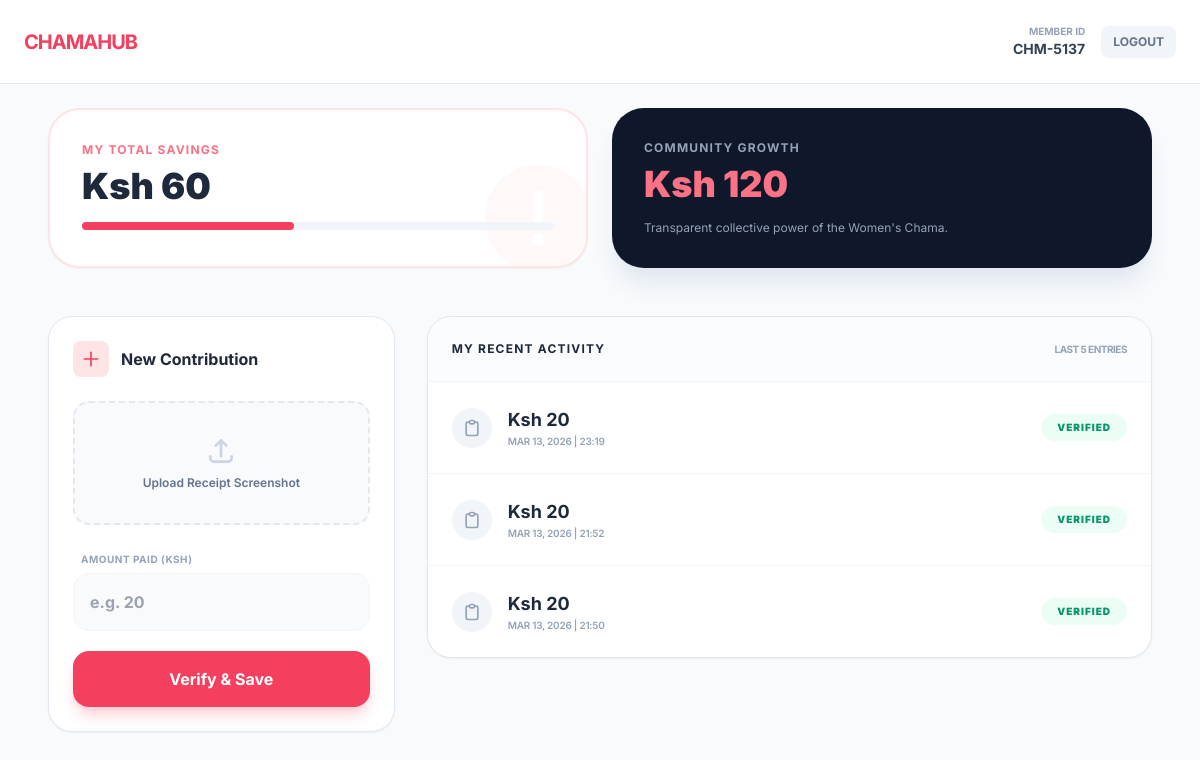
/PROJECT/index.php (signed in), run on the app's committed database.
### tables this page shows
CREATE TABLE `payments` (
  `id` int(11) NOT NULL,
  `member_id` int(11) NOT NULL,
  `screenshot_path` varchar(255) DEFAULT NULL,
  `detected_amount` decimal(10,2) DEFAULT 0.00,
  `status` enum('pending','verified','flagged') DEFAULT 'pending',
  `payment_date` timestamp NOT NULL DEFAULT current_timestamp(),
  `user_id` int(11) DEFAULT NULL
);

### PROJECT/index.php (the view, shortened to what this page needs)
<?php
require_once 'db.php';
$user_id = $_SESSION['user_id'];
$myStats = $pdo->prepare("SELECT SUM(detected_amount) as my_total FROM payments WHERE user_id = ? AND status = 'verified'");
$myStats->execute([$user_id]);
$myTotal = $myStats->fetch()['my_total'] ?? 0;
$communityStats = $pdo->query("SELECT SUM(detected_amount) as grand_total FROM payments WHERE status = 'verified'")->fetch();
?>
<!DOCTYPE html>
<html lang="en">
<head>
    <script src="https://cdn.tailwindcss.com"></script>
</head>
<body class="bg-slate-50">
    <nav class="bg-white p-6 border-b border-slate-200 sticky top-0 z-50">
        <div class="max-w-6xl mx-auto flex justify-between items-center">
            <span class="font-bold text-rose-500 text-xl tracking-tighter">CHAMAHUB</span>
            <div class="flex items-center gap-4">
                <div class="text-right hidden sm:block">
                    <p class="text-[10px] font-bold text-slate-400 uppercase">Member ID</p>
                    <p class="text-sm font-bold text-slate-700"><?php echo $_SESSION['member_number']; ?></p>
                </div>
                <a href="logout.php" class="text-xs bg-slate-100 px-3 py-2 rounded-lg font-bold text-slate-500 hover:bg-rose-50 hover:text-rose-500 transition">LOGOUT</a>
            </div>
        </div>
    </nav>
    <main class="max-w-6xl mx-auto p-6">
        <div class="grid md:grid-cols-2 gap-6 mb-12">
            <div class="bg-white p-8 rounded-[2rem] border-2 border-rose-100 shadow-sm relative overflow-hidden">
                <p class="text-xs font-bold text-rose-400 uppercase tracking-widest mb-2 relative z-10">My Total Savings</p>
                <p class="text-4xl font-black text-slate-800 relative z-10">Ksh <?php echo number_format($myTotal); ?></p>
                <div class="mt-4 h-2 bg-slate-100 rounded-full relative z-10">
                    <div class="bg-rose-500 h-2 rounded-full transition-all duration-1000" style="width: 45%"></div>
                </div>
                <div class="absolute -right-4 -bottom-4 text-rose-50 opacity-50">
                    <svg class="w-32 h-32" fill="currentColor" viewBox="0 0 24 24"><path d="M12 2C6.48 2 2 6.48 2 12s4.48 10 10 10 10-4.48 10-10S17.52 2 12 2zm1 15h-2v-2h2v2zm0-4h-2V7h2v6z"/></svg>
                </div>
            </div>
            <div class="bg-slate-900 p-8 rounded-[2rem] text-white shadow-xl shadow-slate-200">
                <p class="text-xs font-bold text-slate-400 uppercase tracking-widest mb-2">Community Growth</p>
                <p class="text-4xl font-black text-rose-400">Ksh <?php echo number_format($communityStats['grand_total']); ?></p>
                <p class="text-slate-400 text-xs mt-4">Transparent collective power of the Women's Chama.</p>
            </div>
        </div>
        <div class="grid lg:grid-cols-3 gap-8">
            <div class="lg:col-span-1">
                <div class="bg-white p-6 rounded-3xl border border-slate-200 shadow-sm">
                    <h3 class="font-bold text-slate-800 mb-6 flex items-center">
                        <span class="bg-rose-100 text-rose-500 p-2 rounded-lg mr-3">
                            <svg class="w-5 h-5" fill="none" stroke="currentColor" viewBox="0 0 24 24"><path stroke-linecap="round" stroke-linejoin="round" stroke-width="2" d="M12 4v16m8-8H4"></path></svg>
                        </span>
                        New Contribution
                    </h3>
                    <form action="submit_payment.php" method="POST" enctype="multipart/form-data" class="space-y-5">
                        <div class="relative">
                            <label for="sc" class="flex flex-col items-center justify-center bg-slate-50 border-2 border-dashed border-slate-200 p-8 rounded-2xl cursor-pointer hover:border-rose-400 transition group">
                                <svg class="w-8 h-8 text-slate-300 group-hover:text-rose-400 mb-2" fill="none" stroke="currentColor" viewBox="0 0 24 24"><path stroke-linecap="round" stroke-linejoin="round" stroke-width="2" d="M4 16v1a3 3 0 003 3h10a3 3 0 003-3v-1m-4-8l-4-4m0 0L8 8m4-4v12"></path></svg>
                                <span id="file-label" class="text-xs font-semibold text-slate-500">Upload Receipt Screenshot</span>
                            </label>
                        </div>
                        <div>
                            <label class="text-[10px] font-bold text-slate-400 uppercase ml-2 tracking-wider">Amount Paid (Ksh)</label>
                            <input type="number" name="manual_amount" placeholder="e.g. 20" required
                                class="w-full p-4 mt-1 bg-slate-50 border border-slate-100 rounded-2xl focus:border-rose-400 focus:bg-white outline-none transition font-bold text-slate-700">
                        </div>
                        <button type="submit" class="w-full bg-rose-500 text-white py-4 rounded-2xl font-bold shadow-lg shadow-rose-200 hover:bg-rose-600 transition active:scale-95">
                            Verify & Save
                        </button>
                    </form>
                </div>
            </div>
            <div class="lg:col-span-2">
                <div class="bg-white rounded-3xl border border-slate-200 shadow-sm overflow-hidden">
                    <div class="p-6 border-b border-slate-100 flex justify-between items-center bg-slate-50/50">
                        <h3 class="font-bold text-slate-800 text-xs uppercase tracking-widest">My Recent Activity</h3>
                        <span class="text-[10px] font-bold text-slate-400 tracking-tighter">LAST 5 ENTRIES</span>
                    </div>
                    <div class="divide-y divide-slate-100">
                        <?php
                        $myFeed = $pdo->prepare("SELECT * FROM payments WHERE user_id = ? ORDER BY payment_date DESC LIMIT 5");
                        $myFeed->execute([$user_id]);
                        $rows = $myFeed->fetchAll();
                        if (count($rows) > 0):
                            foreach($rows as $pay):
                                $status = $pay['status'];
                                $statusStyle = "text-amber-600 bg-amber-50";
                                if($status == 'verified') $statusStyle = "text-emerald-600 bg-emerald-50";
                        ?>
                        <div class="p-6 flex justify-between items-center hover:bg-slate-50 transition">
                            <div class="flex items-center gap-4">
                                <div class="w-10 h-10 rounded-full bg-slate-100 flex items-center justify-center text-slate-400">
                                    <svg class="w-5 h-5" fill="none" stroke="currentColor" viewBox="0 0 24 24"><path stroke-linecap="round" stroke-linejoin="round" stroke-width="2" d="M9 5H7a2 2 0 00-2 2v12a2 2 0 002 2h10a2 2 0 002-2V7a2 2 0 00-2-2h-2M9 5a2 2 0 002 2h2a2 2 0 002-2M9 5a2 2 0 012-2h2a2 2 0 012 2"></path></svg>
                                </div>
                                <div>
                                    <p class="font-bold text-slate-800 text-lg">Ksh <?php echo number_format($pay['detected_amount']); ?></p>
                                    <p class="text-[10px] font-semibold text-slate-400 uppercase tracking-tight"><?php echo date('M d, Y | H:i', strtotime($pay['payment_date'])); ?></p>
                                </div>
                            </div>
                            <span class="text-[10px] font-black px-4 py-1.5 rounded-full uppercase tracking-widest <?php echo $statusStyle; ?>">
                                <?php echo $status; ?>
                            </span>
                        </div>
                        <?php endforeach; else: ?>
                            <div class="p-12 text-center text-slate-400 italic text-sm">No contributions yet. Start saving today!</div>
                        <?php endif; ?>
                    </div>
                </div>
            </div>
        </div>
    </main>
</body>
</html>

### PROJECT/index.php (style rules this page uses)
body { font-family: 'Inter', sans-serif; }

### data on the page
payments: detected_amount "20", payment_date "MAR 13, 2026 | 23:19", status "VERIFIED"
payments: detected_amount "20", payment_date "MAR 13, 2026 | 21:52", status "VERIFIED"
payments: detected_amount "20", payment_date "MAR 13, 2026 | 21:50", status "VERIFIED"

### other printed values
$_SESSION['member_number'] "CHM-5137"
$myTotal "60"
$communityStats['grand_total'] "120"
